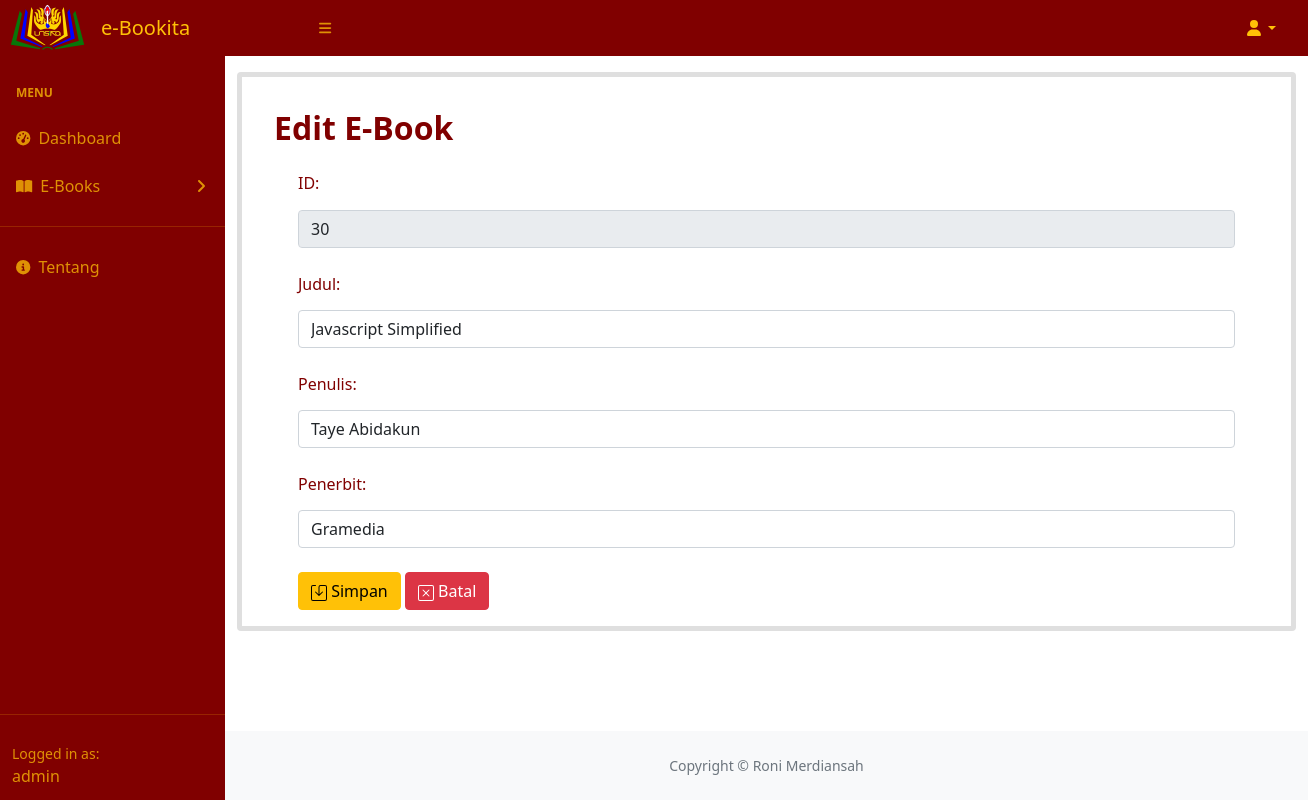
The app's page /edit_file.php?id_ebook=30 (signed in) with its own data.
### tables this page shows
CREATE TABLE `ebook` (
  `id_ebook` int(11) NOT NULL,
  `judul` varchar(255) NOT NULL,
  `penulis` varchar(255) NOT NULL,
  `penerbit` varchar(255) NOT NULL,
  `nama_file` varchar(255) NOT NULL,
  `jenis` varchar(255) NOT NULL,
  `waktu` varchar(255) NOT NULL
);

### edit_file.php (the view, shortened to what this page needs)
<!DOCTYPE html>
<html lang="en">
<head>
    <link href="https://cdn.jsdelivr.net/npm/simple-datatables@latest/dist/style.css" rel="stylesheet" />
    <link rel="stylesheet" href="sidebar.css">
    <link href="https://unpkg.com/aos@2.3.1/dist/aos.css" rel="stylesheet">
    <link href="https://cdn.jsdelivr.net/npm/bootstrap@5.1.0/dist/css/bootstrap.min.css" rel="stylesheet"
>
    <link rel="stylesheet" href="css/styles.css">
</head>
<body class="sb-nav-fixed">
    <nav data-aos="fade-down" data-aos-duration="1000" class="sb-topnav navbar navbar-expand"
        style="background-color: #800000;">
        <a href="dashboard.php"><img style="margin-left: 10px;" href="dashboard.php" width="75" height="75"
                src="Logo.png" alt="Perpustakaan Online Unsika"></a>
        <a class="navbar-brand ps-3 text-warning" href="dashboard.php">e-Bookita</a>
        <button class="btn btn-link btn-sm order-1 order-lg-0 me-4 me-lg-0 text-warning text-opacity-75"
            id="sidebarToggle" href="#!"><i class="fas fa-bars shover"></i></button>
        <ul class="navbar-nav ms-auto ms-md-0 me-3 me-lg-4">
            <li class="nav-item dropdown">
                <a class="nav-link dropdown-toggle text-warning" id="navbarDropdown" href="#" role="button"
                    data-bs-toggle="dropdown" aria-expanded="false"><i class="fas fa-user fa-fw text-warning"></i></a>
            </li>
        </ul>
    </nav>
    <div id="layoutSidenav">
        <div id="layoutSidenav_nav">
            <nav data-aos="fade-right" data-aos-duration="1000"
                class="sb-sidenav accordion text-warning text-opacity-75" id="sidenavAccordion"
                style="background-color: #800000;">
                <div class="sb-sidenav-menu">
                    <div class="nav">
                        <div class="sb-sidenav-menu-heading">Menu</div>
                        <a class="nav-link text-warning text-opacity-75" href="dashboard.php">
                            <div class="sb-nav-link-icon"><i class="fas fa-tachometer-alt"></i></div>
                            <div class="shover">Dashboard</div>
                        </a>
                        <a class="nav-link collapsed text-warning text-opacity-75" href="ebook.php"
                            data-bs-toggle="collapse" data-bs-target="#collapseLayouts" aria-expanded="false"
                            aria-controls="collapseLayouts">
                            <div class="sb-nav-link-icon"><i class="fas fa-book-open"></i></div>
                            <div class="shover">E-Books</div>
                            <div class="sb-sidenav-collapse-arrow"><i class="fas fa-angle-down"></i></div>
                        </a>
                    </div>
                    <hr class="sidebar-divider">
                    <div class="nav">
                        <a class="nav-link text-warning text-opacity-75" href="tentang.php">
                            <div class="sb-nav-link-icon"><i class="fas fa-info-circle"></i></div>
                            <div class="shover">Tentang</div>
                        </a>
                    </div>
                </div>
                <hr class="sidebar-divider">
                <div class="sb-sidenav-footer">
                    <div class="small">Logged in as:</div>
                    <?php echo $_SESSION['username'] ?></td>
                </div>
            </nav>
        </div>
        <div id="layoutSidenav_content">
            <main>
                <div data-aos="zoom-out" data-aos-duration="1000" class="container">
                    <div class="card mt-3 border-5 pt-2 active pb-0 px-3">
                        <div class="card-body ">
                            <div class="row">
                                <div class="col-12 ">
                                    <nav class="navbar">
                                        <h2 class="card-title text-start mb-3" style="color:#800000"><b>Edit E-Book</b>
                                        </h2>
                                    </nav>
                                    <?php
                                    if (isset($_GET['id_ebook'])) {
                                        $id_ebook = $_GET['id_ebook'];
                                        include 'koneksi.php';
                                        $data = mysqli_query($connect,"SELECT * FROM ebook WHERE id_ebook = '$id_ebook'") or die(mysqli_errno($connect));
                                        $baris = mysqli_fetch_array($data); ?>
                                    <div class="container">
                                        <form class="form-horizontal"
                                            action="proses_edit_file.php?id_ebook=<?php echo $id_ebook;?>"
                                            method="post">
                                            <div class="form-group" style="color:#800000">
                                                <label class="control-label col-sm-2 mb-2" for="id_ebook">
                                                    <h6>ID:</h6>
                                                </label>
                                                <fieldset disabled>
                                                    <div class="col-sm-12">
                                                        <input type="number" class="form-control mb-4" id="id_ebook"
                                                            name="id_ebook" value="<?php echo $baris['id_ebook'];?>">
                                                    </div>
                                                </fieldset>
                                            </div>
                                            <div class="form-group" style="color:#800000">
                                                <label class="control-label col-sm-2 mb-2" for="judul">
                                                    <h6>Judul:</h6>
                                                </label>
                                                <div class="col-sm-12">
                                                    <input type="text" class="form-control mb-4" id="judul" name="judul"
                                                        value="<?php echo $baris['judul'];?>">
                                                </div>
                                            </div>
                                            <div class="form-group" style="color:#800000">
                                                <label class="control-label col-sm-2 mb-2" for="penulis">
                                                    <h6>Penulis:</h6>
                                                </label>
                                                <div class="col-sm-12">
                                                    <input type="text" class="form-control mb-4" id="penulis"
                                                        name="penulis" value="<?php echo $baris['penulis'];?>">
                                                </div>
                                            </div>
                                            <div class="form-group" style="color:#800000">
                                                <label class="control-label col-sm-2 mb-2" for="penerbit">
                                                    <h6>Penerbit:</h6>
                                                </label>
                                                <div class="col-sm-12">
                                                    <input type="text" class="form-control mb-4" id="penerbit"
                                                        name="penerbit" value="<?php echo $baris['penerbit'];?>">
                                                </div>
                                            </div>
                                            <div class="row">
                                                <div class="col-sm-12">
                                                    <button type="submit" class="btn btn-warning" name="button"
                                                        onclick="return confirm('Simpan Perubahan?');"> Simpan</button>
                                                    <a class="btn btn-danger" href="ebook.php"> Batal</a>
                                                </div>
                                            </div>
                                        </form>
                                    </div>
                                    <?php
                                    }
                                    ?>
                                </div>
                            </div>
                        </div>
                    </div>
            </main>
            <footer class="py-4 bg-light mt-auto">
                <div class="container-fluid px-4">
                    <div class="d-flex align-items-center justify-content-center small">
                        <div class="text-muted">Copyright &copy; Roni Merdiansah</div>
                    </div>
                </div>
            </footer>
        </div>
    </div>
</body>
</html>

### records on screen
ebook: id_ebook "30", judul "Javascript Simplified", penulis "Taye Abidakun", penerbit "Gramedia"

### other values on screen
$_SESSION['username'] "admin"
